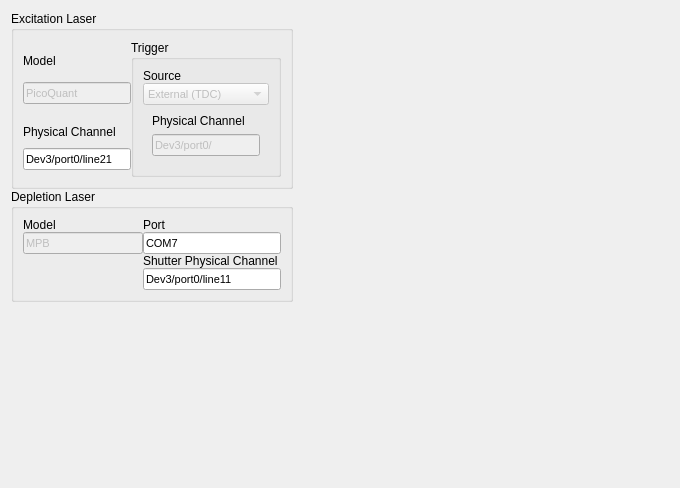
        <widget class="QWidget" name="lasers">
         <attribute name="title">
          <string>Lasers</string>
         </attribute>
         <layout class="QGridLayout" name="gridLayout_10">
          <item row="0" column="0">
           <layout class="QVBoxLayout" name="verticalLayout_12">
            <property name="spacing">
             <number>0</number>
            </property>
            <item>
             <widget class="QGroupBox" name="groupBox">
              <property name="sizePolicy">
               <sizepolicy hsizetype="Expanding" vsizetype="Expanding">
                <horstretch>0</horstretch>
                <verstretch>0</verstretch>
               </sizepolicy>
              </property>
              <property name="title">
               <string>Excitation Laser</string>
              </property>
              <layout class="QGridLayout" name="gridLayout_12">
               <property name="spacing">
                <number>0</number>
               </property>
               <item row="0" column="0">
                <layout class="QVBoxLayout" name="verticalLayout_19">
                 <item>
                  <widget class="QLabel" name="label_25">
                   <property name="maximumSize">
                    <size>
                     <width>60</width>
                     <height>20</height>
                    </size>
                   </property>
                   <property name="text">
                    <string>Model</string>
                   </property>
                  </widget>
                 </item>
                 <item>
                  <widget class="QLineEdit" name="excMod">
                   <property name="enabled">
                    <bool>false</bool>
                   </property>
                   <property name="font">
                    <font>
                     <pointsize>8</pointsize>
                    </font>
                   </property>
                   <property name="text">
                    <string>PicoQuant</string>
                   </property>
                  </widget>
                 </item>
                </layout>
               </item>
               <item row="0" column="1" rowspan="2">
                <widget class="QGroupBox" name="groupBox_8">
                 <property name="title">
                  <string>Trigger</string>
                 </property>
                 <layout class="QGridLayout" name="gridLayout_7">
                  <property name="spacing">
                   <number>0</number>
                  </property>
                  <item row="0" column="0">
                   <layout class="QVBoxLayout" name="verticalLayout_6">
                    <item>
                     <layout class="QVBoxLayout" name="verticalLayout_36">
                      <item>
                       <widget class="QLabel" name="label_32">
                        <property name="maximumSize">
                         <size>
                          <width>16777215</width>
                          <height>20</height>
                         </size>
                        </property>
                        <property name="text">
                         <string>Source</string>
                        </property>
                       </widget>
                      </item>
                      <item>
                       <widget class="QComboBox" name="excTriggerSrc">
                        <property name="enabled">
                         <bool>false</bool>
                        </property>
                        <property name="font">
                         <font>
                          <pointsize>8</pointsize>
                         </font>
                        </property>
                        <item>
                         <property name="text">
                          <string>External (TDC)</string>
                         </property>
                        </item>
                        <item>
                         <property name="text">
                          <string>Internal</string>
                         </property>
                        </item>
                       </widget>
                      </item>
                     </layout>
                    </item>
                    <item>
                     <widget class="QStackedWidget" name="stackedWidget">
                      <property name="currentIndex">
                       <number>1</number>
                      </property>
                      <widget class="QWidget" name="ext">
                       <layout class="QGridLayout" name="gridLayout_5">
                        <item row="0" column="0">
                         <layout class="QVBoxLayout" name="verticalLayout_20">
                          <item>
                           <widget class="QLabel" name="label_17">
                            <property name="maximumSize">
                             <size>
                              <width>16777215</width>
                              <height>20</height>
                             </size>
                            </property>
                            <property name="text">
                             <string>Physical Channel</string>
                            </property>
                           </widget>
                          </item>
                          <item>
                           <widget class="QLineEdit" name="excTriggerExtAddr">
                            <property name="text">
                             <string>Dev1/port0/line6</string>
                            </property>
                           </widget>
                          </item>
                         </layout>
                        </item>
                       </layout>
                      </widget>
                      <widget class="QWidget" name="int">
                       <layout class="QGridLayout" name="gridLayout_6">
                        <item row="1" column="0">
                         <layout class="QVBoxLayout" name="verticalLayout_21">
                          <item>
                           <widget class="QLabel" name="label_18">
                            <property name="maximumSize">
                             <size>
                              <width>16777215</width>
                              <height>20</height>
                             </size>
                            </property>
                            <property name="text">
                             <string>Physical Channel</string>
                            </property>
                           </widget>
                          </item>
                          <item>
                           <widget class="QLineEdit" name="excTriggerIntAddr">
                            <property name="enabled">
                             <bool>false</bool>
                            </property>
                            <property name="font">
                             <font>
                              <pointsize>8</pointsize>
                             </font>
                            </property>
                            <property name="text">
                             <string>Dev3/port0/</string>
                            </property>
                           </widget>
                          </item>
                         </layout>
                        </item>
                       </layout>
                      </widget>
                     </widget>
                    </item>
                   </layout>
                  </item>
                 </layout>
                </widget>
               </item>
               <item row="1" column="0">
                <layout class="QVBoxLayout" name="verticalLayout_18">
                 <item>
                  <widget class="QLabel" name="label_5">
                   <property name="maximumSize">
                    <size>
                     <width>16777215</width>
                     <height>20</height>
                    </size>
                   </property>
                   <property name="text">
                    <string>Physical Channel</string>
                   </property>
                  </widget>
                 </item>
                 <item>
                  <widget class="QLineEdit" name="excAddr">
                   <property name="font">
                    <font>
                     <pointsize>8</pointsize>
                    </font>
                   </property>
                   <property name="text">
                    <string>Dev3/port0/line21</string>
                   </property>
                  </widget>
                 </item>
                </layout>
               </item>
              </layout>
             </widget>
            </item>
            <item>
             <widget class="QGroupBox" name="groupBox_3">
              <property name="sizePolicy">
               <sizepolicy hsizetype="Expanding" vsizetype="Expanding">
                <horstretch>0</horstretch>
                <verstretch>0</verstretch>
               </sizepolicy>
              </property>
              <property name="title">
               <string>Depletion Laser</string>
              </property>
              <layout class="QGridLayout" name="gridLayout_8">
               <property name="spacing">
                <number>0</number>
               </property>
               <item row="0" column="0">
                <layout class="QVBoxLayout" name="verticalLayout_30">
                 <item>
                  <widget class="QLabel" name="label_26">
                   <property name="maximumSize">
                    <size>
                     <width>60</width>
                     <height>16777215</height>
                    </size>
                   </property>
                   <property name="text">
                    <string>Model</string>
                   </property>
                  </widget>
                 </item>
                 <item>
                  <widget class="QLineEdit" name="depMod">
                   <property name="enabled">
                    <bool>false</bool>
                   </property>
                   <property name="maximumSize">
                    <size>
                     <width>120</width>
                     <height>16777215</height>
                    </size>
                   </property>
                   <property name="font">
                    <font>
                     <pointsize>8</pointsize>
                    </font>
                   </property>
                   <property name="text">
                    <string>MPB</string>
                   </property>
                  </widget>
                 </item>
                </layout>
               </item>
               <item row="0" column="1">
                <layout class="QVBoxLayout" name="verticalLayout_34">
                 <item>
                  <widget class="QLabel" name="label_30">
                   <property name="sizePolicy">
                    <sizepolicy hsizetype="Expanding" vsizetype="Expanding">
                     <horstretch>0</horstretch>
                     <verstretch>0</verstretch>
                    </sizepolicy>
                   </property>
                   <property name="maximumSize">
                    <size>
                     <width>60</width>
                     <height>20</height>
                    </size>
                   </property>
                   <property name="text">
                    <string>Port</string>
                   </property>
                  </widget>
                 </item>
                 <item>
                  <widget class="QLineEdit" name="depAddr">
                   <property name="enabled">
                    <bool>true</bool>
                   </property>
                   <property name="maximumSize">
                    <size>
                     <width>999</width>
                     <height>24</height>
                    </size>
                   </property>
                   <property name="font">
                    <font>
                     <pointsize>8</pointsize>
                    </font>
                   </property>
                   <property name="text">
                    <string>COM7</string>
                   </property>
                  </widget>
                 </item>
                </layout>
               </item>
               <item row="1" column="1">
                <layout class="QVBoxLayout" name="verticalLayout_68">
                 <item>
                  <widget class="QLabel" name="label_16">
                   <property name="maximumSize">
                    <size>
                     <width>16777215</width>
                     <height>20</height>
                    </size>
                   </property>
                   <property name="text">
                    <string>Shutter Physical Channel</string>
                   </property>
                  </widget>
                 </item>
                 <item>
                  <widget class="QLineEdit" name="depShutterAddr">
                   <property name="font">
                    <font>
                     <pointsize>8</pointsize>
                    </font>
                   </property>
                   <property name="text">
                    <string>Dev3/port0/line11</string>
                   </property>
                  </widget>
                 </item>
                </layout>
               </item>
              </layout>
             </widget>
            </item>
           </layout>
          </item>
          <item row="0" column="1">
           <spacer name="horizontalSpacer">
            <property name="orientation">
             <enum>Qt::Horizontal</enum>
            </property>
            <property name="sizeHint" stdset="0">
             <size>
              <width>376</width>
              <height>20</height>
             </size>
            </property>
           </spacer>
          </item>
          <item row="1" column="0">
           <spacer name="verticalSpacer">
            <property name="orientation">
             <enum>Qt::Vertical</enum>
            </property>
            <property name="sizeHint" stdset="0">
             <size>
              <width>20</width>
              <height>175</height>
             </size>
            </property>
           </spacer>
          </item>
         </layout>
        </widget>
